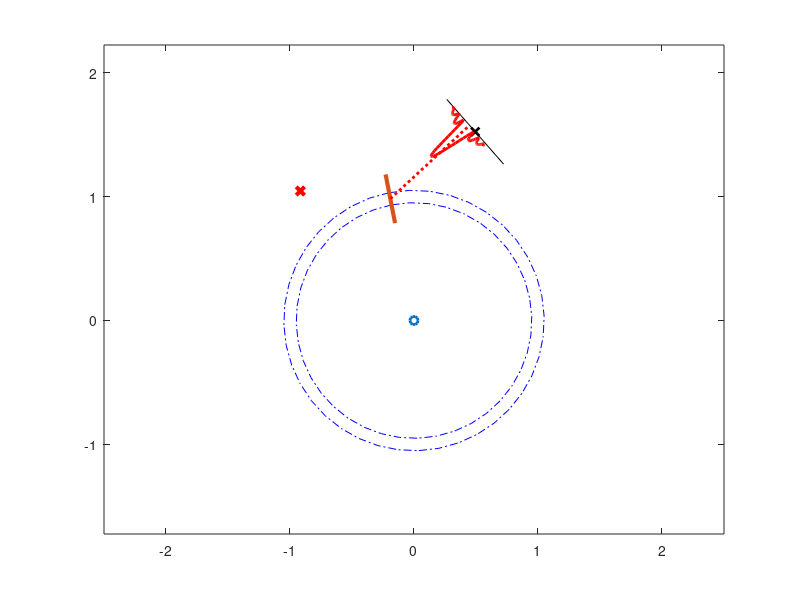

MATLAB code to generate this figure:
% Sagnac effect demostration
% See also  demo_scull_motion, demo_cone_motion.
% Copyright(c) 2009-2015, by Gongmin Yan, All rights reserved.
% Northwestern Polytechnical University, Xi An, P.R.China
% 01/10/2015
function demo_sagnac_effect
    hfig = figure;
    for k=0:11
        if ~ishandle(hfig),  break;  end
        hold off;
        drawOneStep(k, -1);  % 0 for static, 1 for CW, -1 for CCW
        pause(0.5);
    end

function drawOneStep(k, cw)
    angle = cw*k*pi/180;
    afa = (0:pi/20:2*pi)';
    cir1 = 0.95*[sin(afa), cos(afa)];  cir2 = 1.05*[sin(afa), cos(afa)];
    scr = [-0.7, 1.2]; mirror = [0 0.8; 0 1.2]; boad = [0.6 1.7; 0.95 1.1];
    C = [cos(angle), -sin(angle); sin(angle), cos(angle)];
    cir1 = cir1*C; cir2 = cir2*C; scr = scr*C; mirror = mirror*C; boad = boad*C;
    plot(cir1(:,1),cir1(:,2), 'b-.', cir2(:,1),cir2(:,2), 'b-.'); hold on, 
    plot(0,0,'o', 'linewidth',2);
    plot(scr(1), scr(2), 'rx', 'linewidth', 3);
    plot(mirror(:,1), mirror(:,2), 'linewidth',3);
    plot(boad(:,1), boad(:,2), 'k', mean(boad(:,1)), mean(boad(:,2)), 'xk', 'linewidth',2);
    xlim([-2.5,2.5]); axis equal;
    if k==0
        plot([scr(1), mean(mirror(:,1))], [scr(2), mean(mirror(:,2))], 'r:', 'linewidth',2)
        pause(1);
    elseif k==11
        angle = (-118+cw*k)*pi/180; C = [cos(angle), -sin(angle); sin(angle), cos(angle)];
        x = (-10:0.21:10)'; yy = [0.02*x, 0.4*abs(sin(x)./x)]*C;
        r1 = 0.5-0.1*cw; r2 = 0.5+0.1*cw;
        mx = r1*boad(1,1)+r2*boad(2,1); my = r1*boad(1,2)+r2*boad(2,2); 
        plot(yy(:,1)+mx,yy(:,2)+my, 'r', 'linewidth',2)
        plot([mean(mirror(:,1)), mx], [mean(mirror(:,2)), my], 'r:', 'linewidth',2)
    else
        afa = (((k-1)*36+5)*pi/180:pi/20:(k*36-5)*pi/180)';
        cir1 = [sin(afa), cos(afa)]; cir2 = [sin(2*pi-afa), cos(2*pi-afa)];
        plot(cir1(:,1),cir1(:,2), 'r:', cir2(:,1),cir2(:,2), 'm:', 'linewidth',3);
    end

